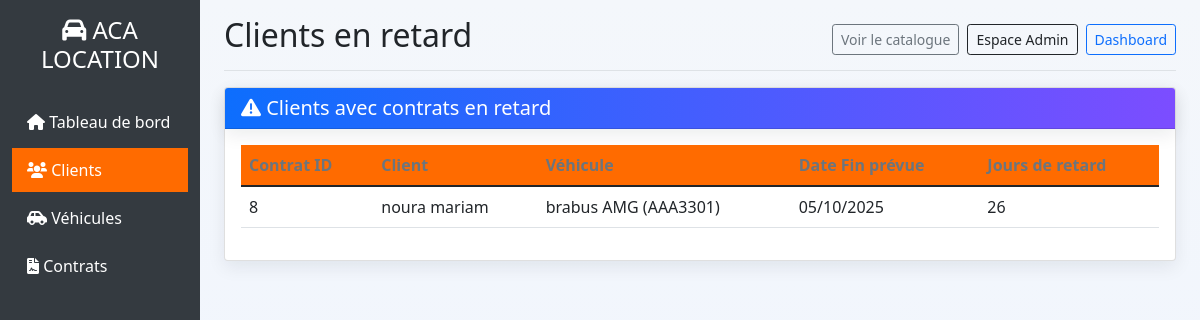
Before: /clients/en-retard/ (signed in) with the older database file.
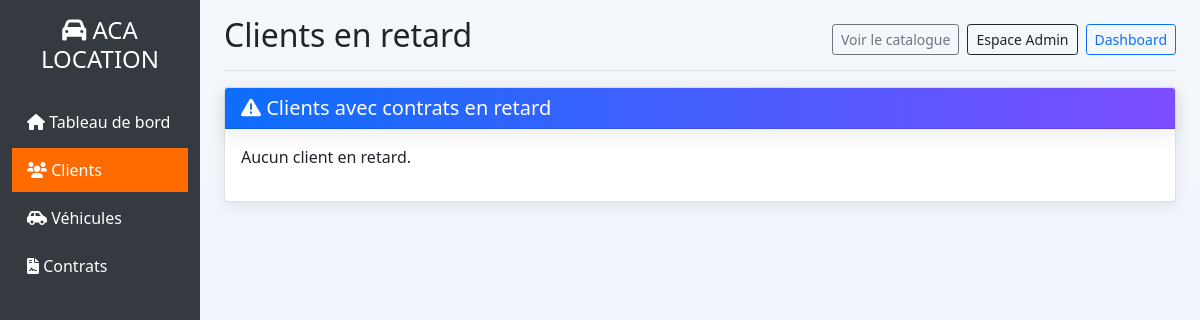
After: the same page with the newer database file.
### gestion/models.py (models this page shows, shortened)
class Contrat(models.Model):
    STATUT_CHOICES = [
        ('actif', 'Actif'),
        ('termine', 'Terminé'),
        ('en_retard', 'En retard'),
        ('rompu', 'Rompu'),
    ]
    MODE_PAIEMENT = [
        ('carte', 'Carte bancaire'),
        ('virement', 'Virement'),
        ('especes', 'Espèces'),
        ('cheque', 'Chèque'),
        ('mobile', 'Paiement mobile'),
    ]
    client = models.ForeignKey(Client, on_delete=models.CASCADE)
    vehicule = models.ForeignKey(Vehicule, on_delete=models.CASCADE)
    date_creation = models.DateTimeField(auto_now_add=True)
    date_debut = models.DateField()
    date_fin = models.DateField(blank=True, null=True)
    nb_jours = models.IntegerField(validators=[MinValueValidator(1)])
    montant_total = models.DecimalField(max_digits=10, decimal_places=2, blank=True, null=True)
    statut = models.CharField(max_length=20, choices=STATUT_CHOICES, default='actif')
    mode_paiement = models.CharField(max_length=20, choices=MODE_PAIEMENT, default='especes')
    details_paiement = models.JSONField(blank=True, null=True)
    class Meta:
        verbose_name = "Contrat"
        verbose_name_plural = "Contrats"

class Client(models.Model):
    nom = models.CharField(max_length=100)
    prenom = models.CharField(max_length=100)
    telephone = models.CharField(max_length=20)
    email = models.EmailField(blank=True, null=True)
    date_creation = models.DateTimeField(auto_now_add=True)
    def __str__(self):
        return f"{self.prenom} {self.nom}"
    class Meta:
        verbose_name = "Client"
        verbose_name_plural = "Clients"

class Vehicule(models.Model):
    TYPE_VEHICULE = [
        ('voiture', 'Voiture'),
        ('moto', 'Moto'),
    ]
    type_vehicule = models.CharField(max_length=20, choices=TYPE_VEHICULE)
    marque = models.CharField(max_length=100)
    modele = models.CharField(max_length=100)
    annee = models.IntegerField()
    immatriculation = models.CharField(max_length=20, unique=True)
    prix_journalier = models.DecimalField(max_digits=10, decimal_places=2, validators=[MinValueValidator(0)])
    cylindree = models.IntegerField(blank=True, null=True)
    nombre_portes = models.IntegerField(blank=True, null=True)
    disponible = models.BooleanField(default=True)
    image = models.ImageField(upload_to='vehicules/', blank=True, null=True)
    date_ajout = models.DateTimeField(auto_now_add=True)
    def __str__(self):
        return f"{self.marque} {self.modele} ({self.immatriculation})"
    class Meta:
        verbose_name = "Véhicule"
        verbose_name_plural = "Véhicules"
        ordering = ['-date_ajout']
    class Meta:
        verbose_name = "Véhicule"
        verbose_name_plural = "Véhicules"

### gestion/views.py (the view)
# urls.py: path('clients/en-retard/', views.clients_en_retard, name='clients_en_retard'),
@staff_member_required
def clients_en_retard(request):
    contrats_retard = Contrat.objects.filter(statut='en_retard').select_related('client', 'vehicule')
    rows = []
    today = timezone.now().date()
    for c in contrats_retard:
        jours = (today - c.date_fin).days if c.date_fin else None
        rows.append({'contrat': c, 'jours_retard': jours})
    page = request.GET.get('page', 1)
    paginator = Paginator(rows, 25)
    try:
        page_obj = paginator.page(page)
    except:
        page_obj = paginator.page(1)
    return render(request, 'gestion/clients/en_retard.html', {
        'rows': page_obj,
        'today': today,
    })

### gestion/templates/gestion/clients/en_retard.html
{% extends 'gestion/base.html' %}
{% block page_title %}Clients en retard{% endblock %}
{% block content %}
<div class="card">
    <div class="card-header bg-danger text-white">
        <h5 class="mb-0"><i class="fas fa-exclamation-triangle"></i> Clients avec contrats en retard</h5>
    </div>
    <div class="card-body">
        {% if rows %}
        <div class="table-responsive">
            <table class="table">
                <thead>
                    <tr>
                        <th>Contrat ID</th>
                        <th>Client</th>
                        <th>Véhicule</th>
                        <th>Date Fin prévue</th>
                        <th>Jours de retard</th>
                    </tr>
                </thead>
                <tbody>
                    {% for row in rows %}
                    <tr>
                        <td>{{ row.contrat.id }}</td>
                        <td>{{ row.contrat.client }}</td>
                        <td>{{ row.contrat.vehicule }}</td>
                        <td>{{ row.contrat.date_fin|date:"d/m/Y" }}</td>
                        <td>{% if row.jours_retard is not None %}{{ row.jours_retard }}{% else %}-{% endif %}</td>
                    </tr>
                    {% endfor %}
                </tbody>
            </table>
        </div>
        {% else %}
        <p>Aucun client en retard.</p>
        {% endif %}
    </div>
</div>
{% endblock %}

Changed rows visible on the page:
removed Contrat: contrat.id "8", contrat.client "noura mariam", contrat.vehicule "brabus AMG (AAA3301)", contrat.date_fin "05/10/2025", jours_retard "26"
Other visible differences:
text no longer shown: "Contrat ID Client Véhicule Date Fin prévue Jours de retard"
text now shown: "Aucun client en retard."
